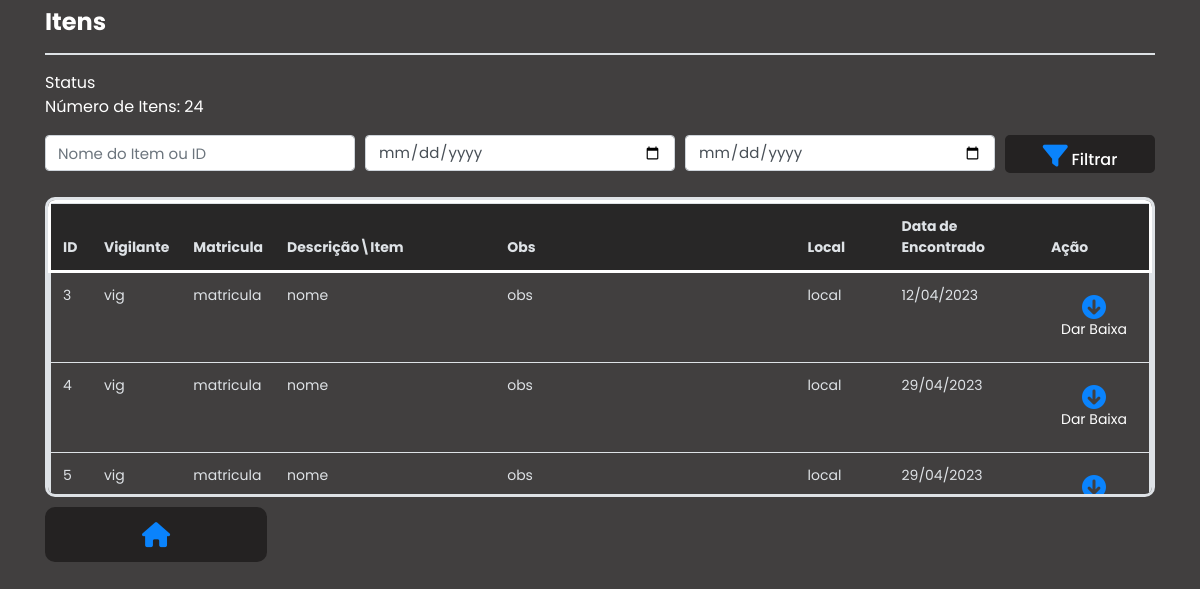
/view, run on the app's committed database.
### tables this page shows
CREATE TABLE items (
                id INTEGER PRIMARY KEY AUTOINCREMENT,
                vig TEXT,
                matricula TEXT,
                nome TEXT,
                obs TEXT, 
                local TEXT,
                data_encontrado DATE
            );

### app.py (the view)
@app.route('/view', methods=['GET'])
def view_all_items():
    palavra_chave = request.args.get('palavra_chave', '')
    start_date = request.args.get('start_date', '')
    end_date = request.args.get('end_date', '')
    with sqlite3.connect(DATABASE) as conn:
        c = conn.cursor()
        query = '''
            SELECT * FROM items
            WHERE (nome LIKE ? OR id = ?)
        '''
        query_params = (f'%{palavra_chave}%', palavra_chave)
        if start_date and end_date:
            start_date = dt.strptime(start_date, '%Y-%m-%d').date()
            end_date = dt.strptime(end_date, '%Y-%m-%d').date()
            query += " AND (DATE(data_encontrado) BETWEEN ? AND ?) "
            query_params += (start_date, end_date)
        c.execute(query, query_params)
        items = c.fetchall()
    numero_itens = len(items)
    return render_template('view.html', items=items, numero_itens=numero_itens)

### templates/view.html (shortened to what this page needs)
<!DOCTYPE html>
<html lang="pt-br">
<head>
    <link rel="stylesheet" href="/static/style.css">
    <link rel="stylesheet" href="https://stackpath.bootstrapcdn.com/bootstrap/4.5.2/css/bootstrap.min.css">
    <link rel="stylesheet" href="/static/CSS/Style_views.css">
    <link rel="stylesheet" href="https://cdnjs.cloudflare.com/ajax/libs/font-awesome/6.0.0/css/all.min.css">
</head>
<body>
    <div class="container">
        <h4 class="mt-2 title"><b>Itens</b></h4>
        <hr class="linha spacer">
        <div class="status-box">
            <h7 class="title">Status</h7>
            <h8>
                <div class="status-box">
                    <p>Número de Itens: {{ numero_itens }}</p>
                </div>
            </h8>
        </div>
        <form class="mb-4 form-row">
            <div class="col">
                <input type="text" class="form-control btn_filters" placeholder="Nome do Item ou ID" name="palavra_chave" value="{{ request.args.get('palavra_chave', '') }}">
            </div>
            <div class="col">
                <input type="date" class="form-control btn_filters" name="start_date" value="{{ request.args.get('start_date', '') }}">
            </div>
            <div class="col">
                <input type="date" class="form-control btn_filters" name="end_date" value="{{ request.args.get('end_date', '') }}">
            </div>
            <div class="col-auto">
                <button type="submit" class="button-red">
                    <i id="icon" class="fa-solid fa-filter"></i>
                    <span id="filtro">Filtrar</span>
                </button>
            </div>
        </form>
        <div class="table-container">
            <table class="table table-hover custom-table">
                <thead>
                    <tr>
                        <th>ID</th>
                        <th>Vigilante</th>
                        <th>Matricula</th>
                        <th>Descrição\Item</th>
                        <th>Obs</th>
                        <th>Local</th>
                        <th>Data de Encontrado</th>
                        <th>Ação</th>
                    </tr>
                </thead>
                <tbody class="table_row">
                    {% for item in items %}
                    <tr>
                        <td>{{ item[0] }}</td>
                        <td>{{ item[1] }}</td>
                        <td>{{ item[2] }}</td>
                        <td>{{ item[3] }}</td>
                        <td>{{ item[4] }}</td>
                        <td>{{ item[5] }}</td>
                        <td data-date="{{ item[6] }}" data-formatted-date=""></td>
                        <td>
                            <a href="{{ url_for('formulario', id=item[0], nome=item[3], data_encontrado=item[6]) }}" class="btn-panel">
                                <i id="icon" class="fa-solid fa-circle-arrow-down" style="font-size: 150%;"></i>
                                <span>Dar Baixa</span>
                            </a>
                        </td>
                    </tr>
                    {% endfor %}
                </tbody>
            </table>
        </div>
        <br class="spacer">
        <div class="horizontal-panel">
            <button class="btn-panel" onclick="redirectToIndex()" title="Home">
                <i id="icon" class="fas fa-house"></i>
            </button>
        </div>
    </div>
</body>
</html>

### static/CSS/style.css (style rules this page uses)
* { margin: 0; padding: 0; box-sizing: border-box; font-family: 'Poppins', sans-serif; }
body { display: flex; min-height: 100vh; background-color: #413f3f; margin: 0; }
#icon { font-size: 25px; color: rgb(10, 131, 252); }

### static/CSS/Style_views.css (style rules this page uses)
* { font-family: 'Poppins', sans-serif; }
body { display: flex; min-height: 100vh; background-color: #413f3f; margin: 0; }
.table-container { width: 100%; overflow-x: auto; max-height: 300px; overflow-y: scroll; border-radius: 10px; border: 3px solid #dee2e6; font-size: 14px; }
thead th { position: sticky; top: 0; background-color: #282727; }
thead { border: 3px solid #fff; background-color: #282727; height: 50px; width: 100%; }
thead::before { content: ''; position: absolute; top: -1px; left: 0; right: 0; height: 1px; }
.table { width: 100%; margin-bottom: 1rem; color: #dee2e6; border-radius: 10px; border-collapse: collapse; border: 3px solid #dee2e6; }
.table th, .table td { padding: 0.75rem; vertical-align: top; border-top: 1px solid #dee2e6; }
.table thead th { vertical-align: bottom; border-bottom: 1px solid #dee2e6; }
.btn_filters { font-size: 15px; }
.button-red { padding: 05px; background: rgb(36, 34, 34); color: rgb(10, 131, 252); border: 3px solid rgb(36, 34, 34); outline: none; cursor: pointer; font-size: 15px; font-weight: 500; border-radius: 5px; height: 38px; width: 150px; }
span { font-size: 16px; color: #fff; }
.linha { border-color: #dee2e6; border: 1px solid #dee2e6; color: #dee2e6; }
.title { color: #fff }
.status-box { color: #fff; }
.horizontal-panel { display: flex; justify-content: center; gap: 40px; margin-top: 10px; margin-bottom: auto; background-color: rgb(36, 34, 34); padding: 5px; border-radius: 10px; width: 20%; margin-bottom: 10px; }
.btn-panel { background-color: transparent; border: none; color: #fff; font-size: 16px; cursor: pointer; display: flex; flex-direction: column; align-items: center; justify-content: center; transition: transform 0.3s ease; width: 100%; height: 100%; padding: 10px; }
.btn-panel i { font-size: 29px; }
.btn-panel span { font-size: 14px; white-space: nowrap; }
#icon { font-size: 25px; color: rgb(10, 131, 252); }

### data on the page
items: id "3", vig "vig", matricula "matricula", nome "nome", obs "obs", local "local"
items: id "4", vig "vig", matricula "matricula", nome "nome", obs "obs", local "local"
items: id "5", vig "vig", matricula "matricula", nome "nome", obs "obs", local "local"

### other printed values
{{ numero_itens }} "24"
